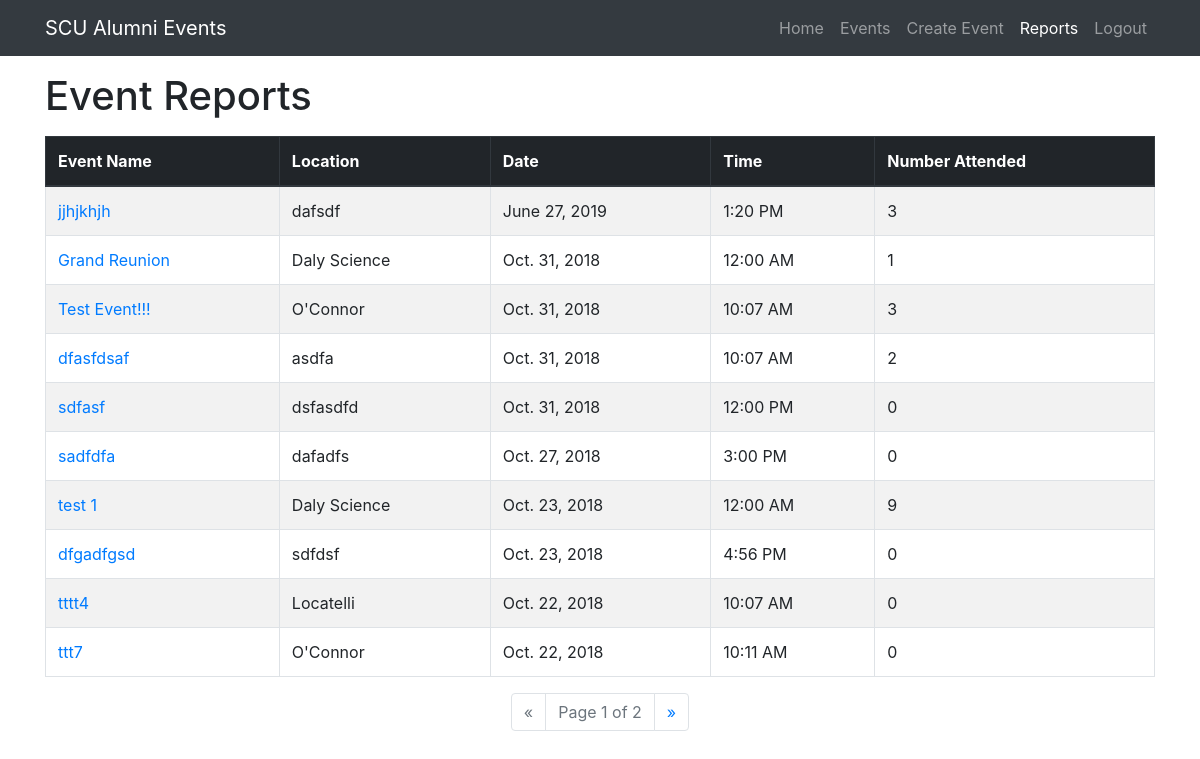
Page /attendance/reports (signed in) on the committed database.
### attendance/models.py (models this page shows, shortened)
class Event(models.Model):
    name = models.CharField(max_length=200, help_text='Enter an event name')
    description = models.TextField(max_length=1500, help_text='Enter an event description')
    location = models.CharField(max_length=75, help_text='Enter location of event')
    date = models.DateField()
    time = models.TimeField()
    numAttend = models.IntegerField(default=0)
    approved = models.BooleanField(default=False)
    image = models.ImageField()

### attendance/views.py (the view)
# urls.py: path('reports', views.reports, name='report'),
def reports(request):
    event_list = Event.objects.all()
    event_list = event_list.filter(approved=True, date__lte=today)
    event_list = event_list.order_by('-date', 'time')
    paginator = Paginator(event_list, 10)  # Show 10 contacts per page
    page = request.GET.get('page')
    events = paginator.get_page(page)
    return render(request, 'reportPage.html', {'events': events})

### attendance/templates/reportPage.html (shortened to what this page needs)
<!DOCTYPE html>
<html lang="en">
<head>
  <link rel="stylesheet" href="https://stackpath.bootstrapcdn.com/bootstrap/4.1.3/css/bootstrap.min.css">
</head>
{% if user.is_superuser %}
<body>
  {% block navbar %}
  <nav class="navbar navbar-expand-lg navbar-dark bg-dark static-top">
    <div class="container">
      <a class="navbar-brand" href="{% url 'index' %}">SCU Alumni Events</a>
      <div class="collapse navbar-collapse" id="navbarResponsive">
        <ul class="navbar-nav ml-auto">
          <li class="nav-item">
            <a class="nav-link" href="{% url 'index' %}">Home</a>
          </li>
          <li class="nav-item">
            <a class="nav-link" href="{% url 'events' %}">Events</a>
          </li>
          <li class="nav-item">
            <a class="nav-link" href="{% url 'new_event' %}">Create Event</a>
          </li>
          <li class="nav-item active">
            {% if user.is_superuser %}
            <a class="nav-link" href="{% url 'report' %}">Reports
            </a>
            {% endif %}
          </li>
          <li class="nav-item">
            {% if user.is_authenticated %}
            <a class="nav-link" href="{% url 'logout' %}">Logout</a>
            {% else %}
            <a class="nav-link" href="{% url 'login' %}">Login</a>
            {% endif %}
          </li>
        </ul>
      </div>
    </div>
  </nav>
  {% endblock %}
  {% block content %}
  <div class="container mt-3">
    <h1>Event Reports</h1>
    {% if events %}
    <table class="table table-bordered table-striped mt-3">
      <thead class="thead-dark">
        <tr>
          <th>Event Name</th>
          <th>Location</th>
          <th>Date</th>
          <th>Time</th>
          <th>Number Attended</th>
        </tr>
      </thead>
      <tbody>
        {% for event in events %}
        <tr>
          <td><a href="{% url 'event_detail' event.pk %}">{{ event.name }}</a></td>
          <td>{{ event.location }}</td>
          <td>{{ event.date }}</td>
          <td>{{ event.time|time:'g:i A' }}</td>
          <td>{{ event.numAttend }}</td>
        </tr>
        {% endfor %}
      </tbody>
    </table>
    <nav aria-label="pagination">
    <ul class="pagination justify-content-center">
        {% if events.has_previous %}
        <li class="page-item">
          <a class="page-link" href="?page={{ events.previous_page_number }}" tabindex="-1">&laquo;</a>
        </li>
        {% else %}
        <li class="page-item disabled">
          <a class="page-link" href="#" tabindex="-1">&laquo;</a>
        </li>
        {% endif %}
        <li class="page-item disabled">
          <a class="page-link" href="#">Page {{ events.number }} of {{ events.paginator.num_pages }}</a>
        </li>
        {% if events.has_next %}
        <li class="page-item">
          <a class="page-link" href="?page={{ events.next_page_number }}">&raquo;</a>
        </li>
        {% else %}
        <li class="page-item disabled">
          <a class="page-link" href="#">&raquo;</a>
        </li>
        {% endif %}
    </ul>
  </nav>
    {% else %}
    <div class="row">
      <div class="col-lg-12 text-center">
        <p class="lead">There are currently no event reports to view</p>
      </div>
    </div>
    {% endif %}
  </div>
  {% endblock %}
</body>
{% else %}
<body>
  <h1>You are not authorized to view this page.</h1>
</body>
{% endif %}
</html>

### rows in the picture
Event: name "jjhjkhjh", location "dafsdf", date "June 27, 2019", time "1:20 PM", numAttend "3"
Event: name "Grand Reunion", location "Daly Science", date "Oct. 31, 2018", time "12:00 AM", numAttend "1"
Event: name "Test Event!!!", location "O'Connor", date "Oct. 31, 2018", time "10:07 AM", numAttend "3"
Event: name "dfasfdsaf", location "asdfa", date "Oct. 31, 2018", time "10:07 AM", numAttend "2"
Event: name "sdfasf", location "dsfasdfd", date "Oct. 31, 2018", time "12:00 PM", numAttend "0"
Event: name "sadfdfa", location "dafadfs", date "Oct. 27, 2018", time "3:00 PM", numAttend "0"
Event: name "test 1", location "Daly Science", date "Oct. 23, 2018", time "12:00 AM", numAttend "9"
Event: name "dfgadfgsd", location "sdfdsf", date "Oct. 23, 2018", time "4:56 PM", numAttend "0"
Event: name "tttt4", location "Locatelli", date "Oct. 22, 2018", time "10:07 AM", numAttend "0"
Event: name "ttt7", location "O'Connor", date "Oct. 22, 2018", time "10:11 AM", numAttend "0"

### other values in the picture
{{ events.number }} "1"
{{ events.paginator.num_pages }} "2"
